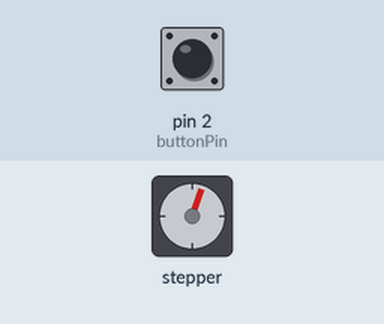
The sketch below on a simulated Arduino Uno, built with avr-gcc and run on an emulated ATmega328P. Parts: stepper motor. The test bench sets the inputs (shaded band); at power-on: pin 2 (buttonPin) HIGH. Stepper angles assume 2048 steps per turn.

Above: at 1.13 s.
1.3 s: pin 2 (buttonPin) pulled LOW for 0.15 s
At 2.11 s:
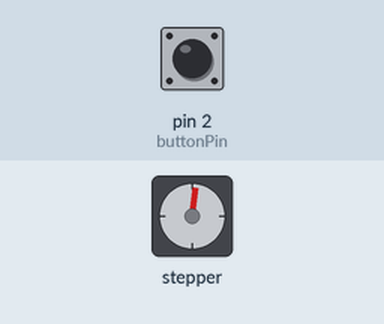
4.3 s: pin 2 (buttonPin) pulled LOW for 1 s
At 4.64 s:
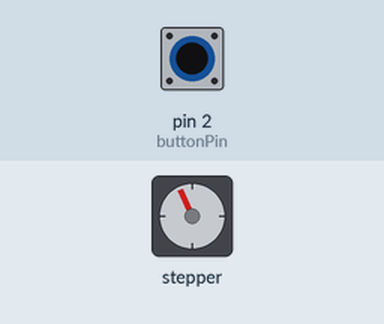
8.3 s: pin 2 (buttonPin) pulled LOW for 0.15 s
At 10.9 s:
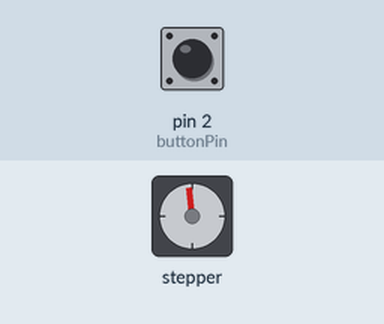
11.4 s: pin 2 (buttonPin) pulled LOW for 3.2 s
Timing chart, 0 to 29.5 s (numbered marks = the images above; inputs shaded):
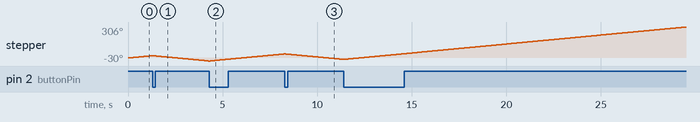

The sketch:

stepper_motor.ino
```cpp
#include <Stepper.h>
int stepsPerRevolution = 2048;
int motSpeed = 3;
int dt = 500;

int buttonPin = 2;
int motDir = 1;
int buttonValNew;
int buttonValOld = 1;
Stepper myStepper(stepsPerRevolution, 8, 10, 9, 11);
void setup()
{
    // put your setup code here, to run once:
    Serial.begin(9600);
    myStepper.setSpeed(motSpeed);
    pinMode(buttonPin, INPUT);
    digitalWrite(buttonPin, HIGH);
}

void loop()
{
    buttonValNew = digitalRead(buttonPin);
    if (buttonValOld == 1 && buttonValNew == 0)
    {
        motDir = motDir * (-1);
    }
    myStepper.step(motDir * 1);
    buttonValOld = buttonValNew;
}
```
